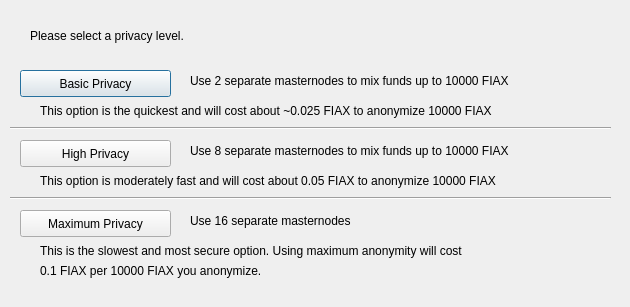
<?xml version="1.0" encoding="UTF-8"?>
<ui version="4.0">
 <class>ObfuscationConfig</class>
 <widget class="QDialog" name="ObfuscationConfig">
  <property name="geometry">
   <rect>
    <x>0</x>
    <y>0</y>
    <width>630</width>
    <height>307</height>
   </rect>
  </property>
  <property name="windowTitle">
   <string>Configure Obfuscation</string>
  </property>
  <widget class="QPushButton" name="buttonBasic">
   <property name="geometry">
    <rect>
     <x>20</x>
     <y>70</y>
     <width>151</width>
     <height>27</height>
    </rect>
   </property>
   <property name="text">
    <string>Basic Privacy</string>
   </property>
  </widget>
  <widget class="QPushButton" name="buttonHigh">
   <property name="geometry">
    <rect>
     <x>20</x>
     <y>140</y>
     <width>151</width>
     <height>27</height>
    </rect>
   </property>
   <property name="text">
    <string>High Privacy</string>
   </property>
  </widget>
  <widget class="QPushButton" name="buttonMax">
   <property name="geometry">
    <rect>
     <x>20</x>
     <y>210</y>
     <width>151</width>
     <height>27</height>
    </rect>
   </property>
   <property name="text">
    <string>Maximum Privacy</string>
   </property>
  </widget>
  <widget class="QLabel" name="label">
   <property name="geometry">
    <rect>
     <x>30</x>
     <y>20</y>
     <width>571</width>
     <height>31</height>
    </rect>
   </property>
   <property name="text">
    <string>Please select a privacy level.</string>
   </property>
  </widget>
  <widget class="QLabel" name="label_2">
   <property name="geometry">
    <rect>
     <x>190</x>
     <y>70</y>
     <width>421</width>
     <height>21</height>
    </rect>
   </property>
   <property name="text">
    <string>Use 2 separate masternodes to mix funds up to 10000 FIAX</string>
   </property>
  </widget>
  <widget class="QLabel" name="label_3">
   <property name="geometry">
    <rect>
     <x>190</x>
     <y>140</y>
     <width>411</width>
     <height>21</height>
    </rect>
   </property>
   <property name="text">
    <string>Use 8 separate masternodes to mix funds up to 10000 FIAX</string>
   </property>
  </widget>
  <widget class="QLabel" name="label_4">
   <property name="geometry">
    <rect>
     <x>190</x>
     <y>210</y>
     <width>421</width>
     <height>21</height>
    </rect>
   </property>
   <property name="text">
    <string>Use 16 separate masternodes</string>
   </property>
  </widget>
  <widget class="QLabel" name="label_6">
   <property name="geometry">
    <rect>
     <x>40</x>
     <y>100</y>
     <width>561</width>
     <height>21</height>
    </rect>
   </property>
   <property name="text">
    <string>This option is the quickest and will cost about ~0.025 FIAX to anonymize 10000 FIAX</string>
   </property>
  </widget>
  <widget class="QLabel" name="label_7">
   <property name="geometry">
    <rect>
     <x>40</x>
     <y>170</y>
     <width>561</width>
     <height>21</height>
    </rect>
   </property>
   <property name="text">
    <string>This option is moderately fast and will cost about 0.05 FIAX to anonymize 10000 FIAX</string>
   </property>
  </widget>
  <widget class="QLabel" name="label_8">
   <property name="geometry">
    <rect>
     <x>40</x>
     <y>240</y>
     <width>561</width>
     <height>21</height>
    </rect>
   </property>
   <property name="text">
    <string>This is the slowest and most secure option. Using maximum anonymity will cost</string>
   </property>
  </widget>
  <widget class="QLabel" name="label_9">
   <property name="geometry">
    <rect>
     <x>40</x>
     <y>260</y>
     <width>561</width>
     <height>21</height>
    </rect>
   </property>
   <property name="text">
    <string>0.1 FIAX per 10000 FIAX you anonymize.</string>
   </property>
  </widget>
  <widget class="Line" name="line">
   <property name="geometry">
    <rect>
     <x>10</x>
     <y>120</y>
     <width>601</width>
     <height>16</height>
    </rect>
   </property>
   <property name="orientation">
    <enum>Qt::Horizontal</enum>
   </property>
  </widget>
  <widget class="Line" name="line_2">
   <property name="geometry">
    <rect>
     <x>10</x>
     <y>190</y>
     <width>601</width>
     <height>16</height>
    </rect>
   </property>
   <property name="orientation">
    <enum>Qt::Horizontal</enum>
   </property>
  </widget>
 </widget>
 <resources/>
 <connections/>
</ui>
